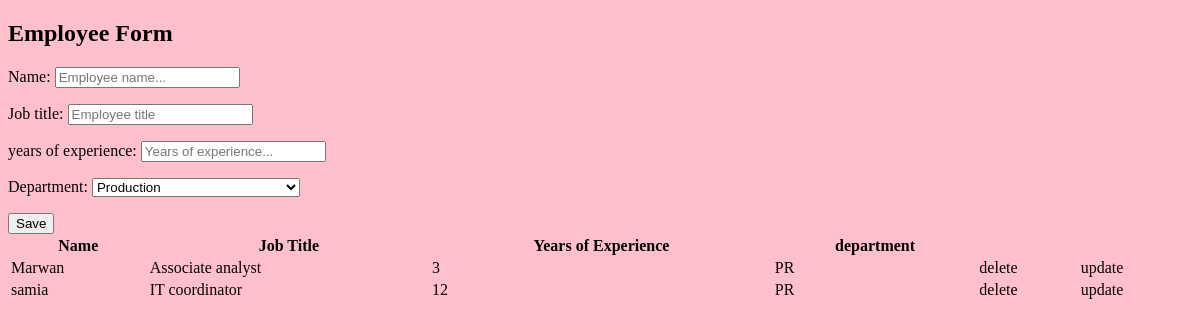
The app's page /employees/, older data.
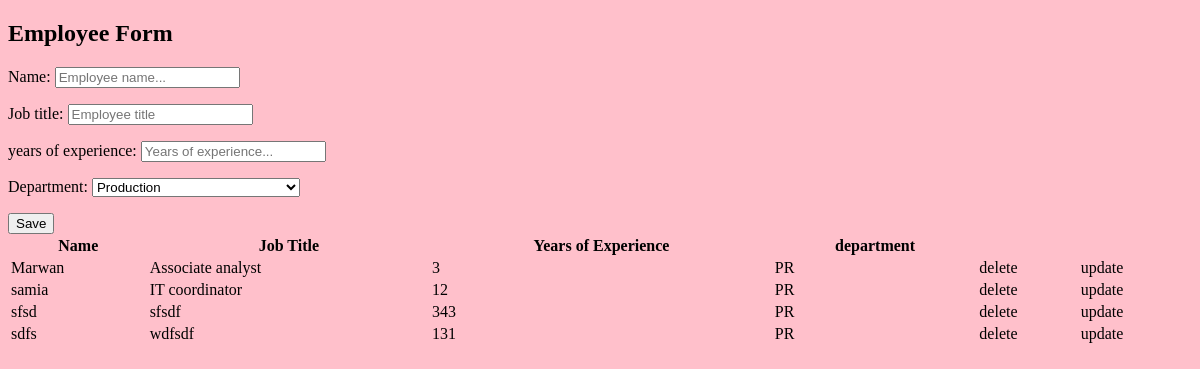
The same page, newer data.
### employees/models.py (models this page shows, shortened)
class Employee(models.Model):
    name = models.CharField(max_length=255)
    job_title= models.TextField(blank=True, max_length=255)
    years_experience = models.IntegerField()
    PRODUCTION = 'PR'
    RESEARCH_DEVELOPMENT= 'R&D'
    PURCHASING = 'PU'
    MARKETING = 'MA'
    HUMAN_RESOURCES = 'HR'
    ACCOUTING = 'AC'
    DEPARTMENT_CHOICES = (
        (PRODUCTION, 'Production'),
        (RESEARCH_DEVELOPMENT, 'Research and Development'),
        (PURCHASING, 'Purchasing'),
        (MARKETING, 'Marketing'),
        (HUMAN_RESOURCES, 'Human Resource Management'),
        (ACCOUTING, 'Accounting')
    )
    department = models.CharField(max_length=2,
                                      choices=DEPARTMENT_CHOICES,
                                      default=PRODUCTION)
    image = models.FileField(upload_to='images/')

### employees/views.py (the view)
# urls.py: path('', views.index, name='index'),
def index(request):
    all_employees = Employee.objects.all()
    form = EmployeeForm()
    return render(request, 'employees/index.html', {'form': form, 'all_employees':all_employees})

### employees/forms.py
class EmployeeForm(forms.ModelForm):
    class Meta:
        model = Employee
        fields = ('name', 'job_title', 'years_experience', 'department')
        labels = {
            'years_experience': ('years of experience')
        }
        widgets = {
            'name': forms.TextInput(
                attrs={'id': 'employee-name', 'required': True, 'placeholder': 'Employee name...'}
            ),
            'job_title': forms.TextInput(
                attrs={'id': 'employee-job-title', 'required': True, 'placeholder': 'Employee title'}
            ),
            'years_experience': forms.NumberInput(
                attrs={'id': 'employee-years-experience', 'required': True, 'placeholder': 'Years of experience...'}
            ),
            'department': forms.Select(
                attrs={'id': 'employee-department', 'required': True, 'placeholder': 'department...'}
            ),
        }

### employees/templates/employees/index.html (shortened to what this page needs)
<!DOCTYPE html>
<html>
  <head>
    {% load static %}
    <link rel="stylesheet" href="{% static 'employees/style.css' %}" type="text/css">
  </head>
  <body>
    {% include "employees/employee_form.html" %}
    <table style="width:100%" >
      <thead>
        <tr>
          <th>Name</th>
          <th>Job Title</th>
          <th>Years of Experience</th>
          <th>department</th>
        </tr>
      </thead>
      <tbody id="talk">
        {% for employee in all_employees %}
        <tr id={{employee.id}}>
            <td>{{employee.name}}</td>
            <td>{{employee.job_title}}</td>
            <td>{{employee.years_experience}}</td>
            <td>{{employee.department}}</td>
            <td><a data-employeeid={{employee.id}} class='delete'>delete</a></td>
            <td><a data-employeepk={{employee.id}} class='update'>update</a></td>
        </tr>
        {% endfor %}
      </tbody>
    </table>
  </body>
</html>

Row changes from the older to the newer data that the page shows:
added Employee: name "sfsd", job_title "sfsdf", years_experience "343", department "PR"
added Employee: name "sdfs", job_title "wdfsdf", years_experience "131", department "PR"
